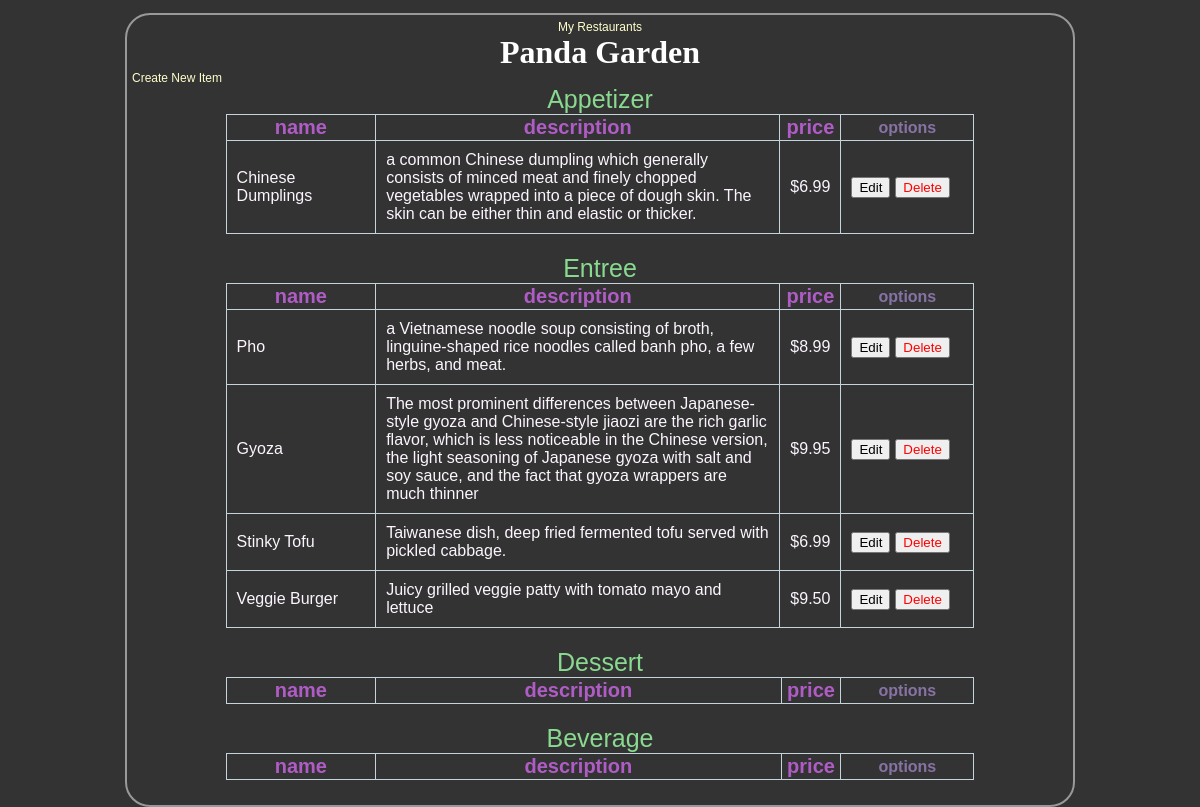
/restaurants/3/menu/, run on an earlier commit of the app's database.
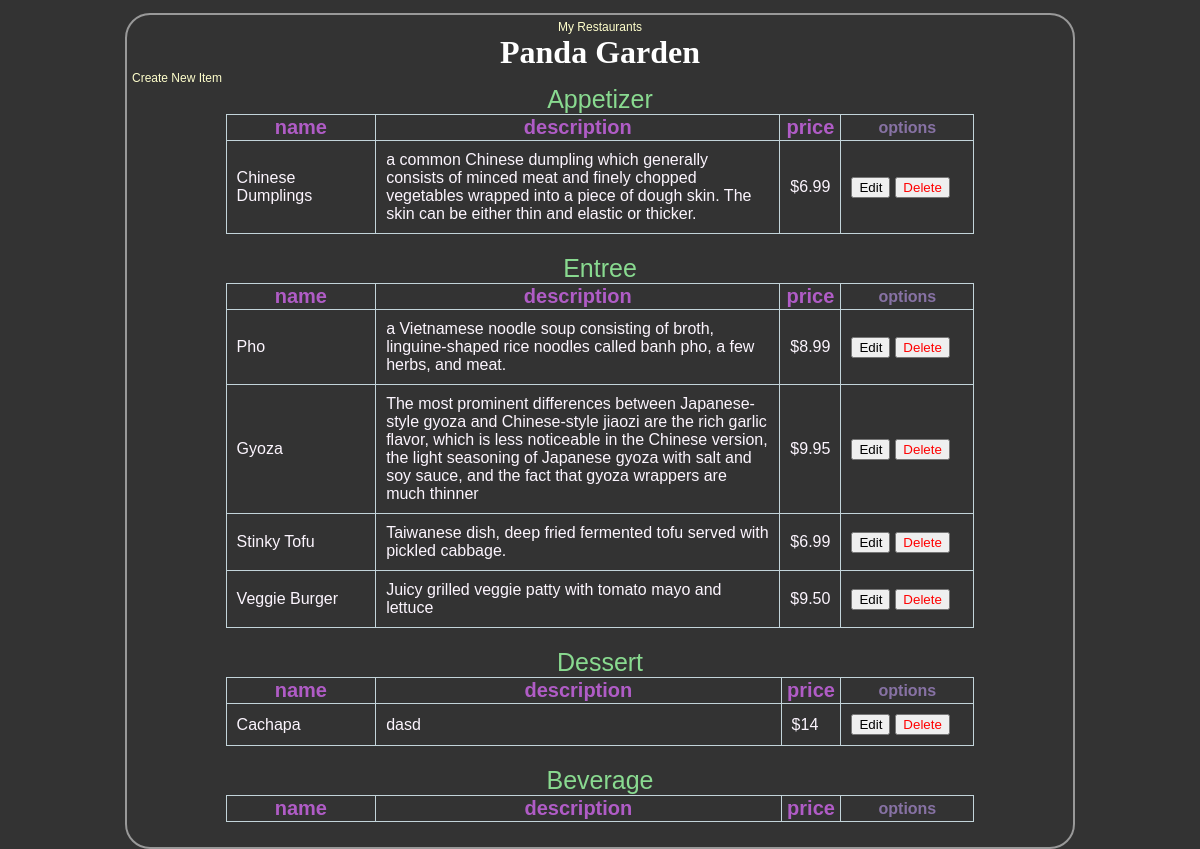
And on a later commit of the database.
### database_setup.py (models this page shows, shortened)
class Restaurant(Base):
    __tablename__ = 'restaurant'
    id = Column(Integer, primary_key=True)
    name = Column(String(250), nullable=False)

class MenuItem(Base):
    __tablename__ = 'menu_item'
    name = Column(String(80), nullable=False)
    id = Column(Integer, primary_key=True)
    description = Column(String(250))
    price = Column(String(8),nullable=False)
    course = Column(String(250))
    restaurant_id = Column(Integer, ForeignKey('restaurant.id'))
    restaurant = relationship(Restaurant)

### finalProject.py (the view)
@app.route('/restaurants/<int:restaurant_id>/')
@app.route('/restaurants/<int:restaurant_id>/menu/<string:hilightFlag>')
@app.route('/restaurants/<int:restaurant_id>/menu/')
def restaurantMenu(restaurant_id,hilightFlag="None"):
    restaurant = session.query(Restaurant).filter_by(id=restaurant_id).one()
    items = session.query(MenuItem).filter_by(restaurant_id=restaurant_id)
    return render_template(
        'menu.html',hilightFlag=hilightFlag ,restaurant=restaurant, items=items, restaurant_id=restaurant_id,tableheaders=tableheaders)

### templates/menu.html (shortened to what this page needs)
<html>
<head>
	<link rel=stylesheet type=text/css href="{{ url_for('static', filename='style.css') }}">
	</head>
<body>
<div class = 'pane'>
		<div class = 'header'>
		<a href="{{url_for('restaurants')}}">My Restaurants</a>
		<h1>{{ restaurant.name }}</h1>
	    </div>
	<a href = '{{url_for('newMenuItem', restaurant_id = restaurant.id) }}'>Create New Item</a>
    <div calss="tables">
    {%for header in tableheaders%}
    	<table>
    		<caption class="main-header">{{header}}</caption>
    		<th class="col1">name</th>
    		<th class="col2">description</th>
    		<th class="col3">price</th>
    		<th class="options">options</th>
    		{% for item in items %}
            {% if item.course==header %}
            {% if item.name==hilightFlag %}
            <tr id="hilight">
            {% else %}
            <tr>
            {% endif %}
                <td>{{item.name}}</td>
                <td>{{item.description}}</td>
                <td>{{item.price}}</td>
                <td><button onclick="location.href='{{url_for('editMenuItem',restaurant_id=restaurant.id,menu_id=item.id)}}'">Edit</button><button color='red' onclick="location.href='{{url_for('deleteMenuItem',restaurant_id=restaurant.id,menu_id=item.id)}}'"><font color="red">Delete</font></button></td>
            </tr>
            {% endif %}
            {% endfor %}
        </table>
    {%endfor %}
    </div>
</div>
</body>
</html>

### static/style.css (style rules this page uses)
body { font-family: sans-serif;background-color: #333333; }
h1, h2, h3, h4 { color: #FFFFFF; }
h1, h2 { font-family: 'Georgia', serif; margin: 0; }
table,td,th { border:1px solid #C3D4DA;border-collapse: collapse; }
table { width:80%;margin-left: 10%;margin-right: 10%;margin-bottom: 20px }
.main-header { font-size: 25px ;color: #89DA90; }
.col1 ,.col2,.col3 { font-size: 20px ;color:#B05CC6; }
.col1 { width: 20% }
.col3 { width:8%; }
.options { width:130px;color:#8772A4; }
td { color:#FCF5FE;padding:10px }
button { margin-right: 5px; }
a { text-decoration: none; color:#FFFFCC; font-size: .75em; }
.pane { position:absolute;right:10%; left:10%; border: 2px solid; border-radius: 25px; padding: 5px; margin: 5px; border-color: #999999; background-color: #333333 }
.header { left:50%; text-align: center; }

What changed in the data, as far as the page shows it:
added MenuItem: name "Cachapa", description "dasd", price "$14", shown under "Dessert"
